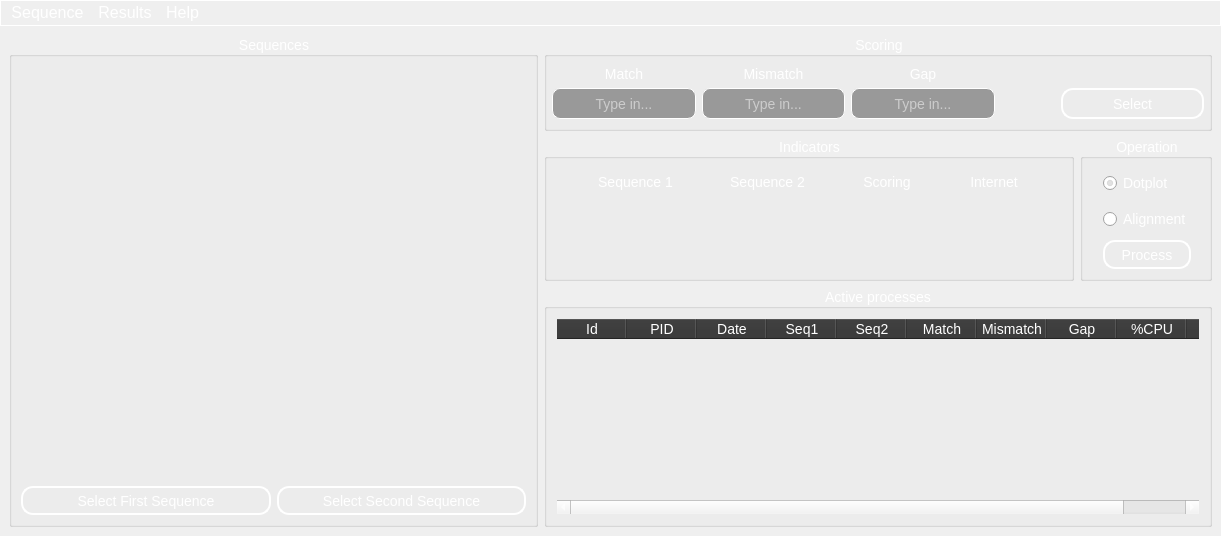
<?xml version="1.0" encoding="UTF-8"?>
<ui version="4.0">
 <class>MainWindow</class>
 <widget class="QMainWindow" name="MainWindow">
  <property name="geometry">
   <rect>
    <x>0</x>
    <y>0</y>
    <width>1221</width>
    <height>536</height>
   </rect>
  </property>
  <property name="font">
   <font>
    <pointsize>12</pointsize>
   </font>
  </property>
  <property name="focusPolicy">
   <enum>Qt::NoFocus</enum>
  </property>
  <property name="windowTitle">
   <string>MainWindow</string>
  </property>
  <property name="styleSheet">
   <string notr="true">QMainWindow {
	border-image: url(&quot;:/background.jpg&quot;);
	background-repeat: no-repeat; 
	background-position: center;
}</string>
  </property>
  <property name="locale">
   <locale language="English" country="UnitedStates"/>
  </property>
  <widget class="QWidget" name="centralwidget">
   <property name="focusPolicy">
    <enum>Qt::NoFocus</enum>
   </property>
   <property name="styleSheet">
    <string notr="true">QWidget {
	font: &quot;Times New Roman&quot;;
    font-size: 14px;
	color: white;
}
QLabel {
	color: white;
	font: italic &quot;Times New Roman&quot;;
}
QLineEdit {
	border-radius: 8px;
	border: 1px solid white;
	background-color: #999999;
	color: white;
}


QPushButton {
    color: white;
    border-radius: 12px;
    border: 2px outset white;
    background-color: qlineargradient(x1: 0.5, y1: 0, x2: 0.5, y2: 1,
    stop: 0 white,
    stop: 0.3 gray,
    stop: 0.6 gray,
    stop: 0.9 darkgray,
    stop: 1 black);
    font-size: 14px;
	font: bold &quot;Times New Roman&quot;;
	height: 25px;
}

QPushButton:pressed {
    background-color: qlineargradient(x1: 0.5, y1: 0, x2: 0.5, y2: 1,
    stop: 0 black,
    stop: 0.3 darkgray,
    stop: 0.6 gray,
    stop: 0.8 gray,
    stop: 1 white);
}

QPushButton:hover {
	border: 4px solid green;
}

QListView {
	background: transparent;
}

QTableWidget {
	background: transparent;
}

QTableWidget::item {
	color: white;
	selection-background-color: qlineargradient(x1: 0, y1: 0, x2: 0, y2: 1,
                                stop: 0 #6a6ea9, stop: 1 #888dd9);
}

QHeaderView::section {
	background-color: #333333;
	color: white;
}
</string>
   </property>
   <layout class="QGridLayout" name="gridLayout_6">
    <item row="2" column="8" rowspan="3">
     <widget class="QGroupBox" name="operationGroupBox">
      <property name="sizePolicy">
       <sizepolicy hsizetype="Minimum" vsizetype="Minimum">
        <horstretch>0</horstretch>
        <verstretch>0</verstretch>
       </sizepolicy>
      </property>
      <property name="minimumSize">
       <size>
        <width>0</width>
        <height>10</height>
       </size>
      </property>
      <property name="title">
       <string>Operation</string>
      </property>
      <property name="alignment">
       <set>Qt::AlignCenter</set>
      </property>
      <layout class="QGridLayout" name="gridLayout_2">
       <property name="leftMargin">
        <number>5</number>
       </property>
       <property name="topMargin">
        <number>9</number>
       </property>
       <property name="rightMargin">
        <number>2</number>
       </property>
       <property name="bottomMargin">
        <number>9</number>
       </property>
       <item row="3" column="0">
        <widget class="QPushButton" name="processBtn">
         <property name="sizePolicy">
          <sizepolicy hsizetype="Minimum" vsizetype="Minimum">
           <horstretch>0</horstretch>
           <verstretch>0</verstretch>
          </sizepolicy>
         </property>
         <property name="minimumSize">
          <size>
           <width>0</width>
           <height>10</height>
          </size>
         </property>
         <property name="text">
          <string>Process</string>
         </property>
        </widget>
       </item>
       <item row="0" column="0">
        <widget class="QRadioButton" name="dotplotRadioBtn">
         <property name="sizePolicy">
          <sizepolicy hsizetype="Fixed" vsizetype="Expanding">
           <horstretch>0</horstretch>
           <verstretch>0</verstretch>
          </sizepolicy>
         </property>
         <property name="minimumSize">
          <size>
           <width>0</width>
           <height>10</height>
          </size>
         </property>
         <property name="layoutDirection">
          <enum>Qt::LeftToRight</enum>
         </property>
         <property name="styleSheet">
          <string notr="true"/>
         </property>
         <property name="text">
          <string>Dotplot</string>
         </property>
         <property name="checked">
          <bool>true</bool>
         </property>
         <property name="autoRepeatInterval">
          <number>5</number>
         </property>
        </widget>
       </item>
       <item row="2" column="0">
        <widget class="QRadioButton" name="alignmentRadioBtn">
         <property name="sizePolicy">
          <sizepolicy hsizetype="Fixed" vsizetype="Expanding">
           <horstretch>0</horstretch>
           <verstretch>0</verstretch>
          </sizepolicy>
         </property>
         <property name="minimumSize">
          <size>
           <width>0</width>
           <height>10</height>
          </size>
         </property>
         <property name="text">
          <string>Alignment</string>
         </property>
        </widget>
       </item>
      </layout>
     </widget>
    </item>
    <item row="5" column="4" rowspan="5" colspan="5">
     <widget class="QGroupBox" name="processesGroupBox">
      <property name="sizePolicy">
       <sizepolicy hsizetype="Expanding" vsizetype="Expanding">
        <horstretch>0</horstretch>
        <verstretch>0</verstretch>
       </sizepolicy>
      </property>
      <property name="title">
       <string>Active processes</string>
      </property>
      <property name="alignment">
       <set>Qt::AlignHCenter|Qt::AlignTop</set>
      </property>
      <layout class="QGridLayout" name="gridLayout_11">
       <property name="topMargin">
        <number>9</number>
       </property>
       <item row="0" column="0">
        <widget class="QTableWidget" name="activeProcTableWidget">
         <property name="styleSheet">
          <string notr="true"/>
         </property>
         <property name="horizontalScrollBarPolicy">
          <enum>Qt::ScrollBarAsNeeded</enum>
         </property>
         <property name="editTriggers">
          <set>QAbstractItemView::NoEditTriggers</set>
         </property>
         <property name="selectionMode">
          <enum>QAbstractItemView::SingleSelection</enum>
         </property>
         <property name="selectionBehavior">
          <enum>QAbstractItemView::SelectRows</enum>
         </property>
         <attribute name="horizontalHeaderCascadingSectionResizes">
          <bool>true</bool>
         </attribute>
         <attribute name="horizontalHeaderMinimumSectionSize">
          <number>70</number>
         </attribute>
         <attribute name="horizontalHeaderDefaultSectionSize">
          <number>70</number>
         </attribute>
         <attribute name="verticalHeaderVisible">
          <bool>false</bool>
         </attribute>
         <column>
          <property name="text">
           <string>Id</string>
          </property>
         </column>
         <column>
          <property name="text">
           <string>PID</string>
          </property>
         </column>
         <column>
          <property name="text">
           <string>Date</string>
          </property>
         </column>
         <column>
          <property name="text">
           <string>Seq1</string>
          </property>
         </column>
         <column>
          <property name="text">
           <string>Seq2</string>
          </property>
         </column>
         <column>
          <property name="text">
           <string>Match</string>
          </property>
         </column>
         <column>
          <property name="text">
           <string>Mismatch</string>
          </property>
         </column>
         <column>
          <property name="text">
           <string>Gap</string>
          </property>
         </column>
         <column>
          <property name="text">
           <string>%CPU</string>
          </property>
         </column>
         <column>
          <property name="text">
           <string>%MEM</string>
          </property>
         </column>
        </widget>
       </item>
      </layout>
     </widget>
    </item>
    <item row="0" column="0" rowspan="10" colspan="4">
     <widget class="QGroupBox" name="seqGroupBox">
      <property name="sizePolicy">
       <sizepolicy hsizetype="Expanding" vsizetype="Expanding">
        <horstretch>0</horstretch>
        <verstretch>0</verstretch>
       </sizepolicy>
      </property>
      <property name="minimumSize">
       <size>
        <width>50</width>
        <height>0</height>
       </size>
      </property>
      <property name="title">
       <string>Sequences</string>
      </property>
      <property name="alignment">
       <set>Qt::AlignCenter</set>
      </property>
      <layout class="QGridLayout" name="gridLayout">
       <item row="9" column="2" colspan="2">
        <widget class="QPushButton" name="selectSeqSecBtn">
         <property name="sizePolicy">
          <sizepolicy hsizetype="Expanding" vsizetype="Fixed">
           <horstretch>0</horstretch>
           <verstretch>0</verstretch>
          </sizepolicy>
         </property>
         <property name="text">
          <string>Select Second Sequence</string>
         </property>
        </widget>
       </item>
       <item row="0" column="0" rowspan="9" colspan="4">
        <widget class="DragNDropListWidget" name="seq1ListWidget">
         <property name="sizePolicy">
          <sizepolicy hsizetype="Expanding" vsizetype="Expanding">
           <horstretch>0</horstretch>
           <verstretch>0</verstretch>
          </sizepolicy>
         </property>
         <property name="styleSheet">
          <string notr="true">QListView::item {
	color: white;
}

QListView::item:selected:!active {
    background: qlineargradient(x1: 0, y1: 0, x2: 0, y2: 1,
                                stop: 0 #6a6ea9, stop: 1 #888dd9);
}

QListView::item:selected:active {
    background: qlineargradient(x1: 0, y1: 0, x2: 0, y2: 1,
                                stop: 0 #6a6ea9, stop: 1 #888dd9);
}</string>
         </property>
         <property name="isWrapping" stdset="0">
          <bool>false</bool>
         </property>
         <property name="wordWrap">
          <bool>true</bool>
         </property>
        </widget>
       </item>
       <item row="9" column="0" colspan="2">
        <widget class="QPushButton" name="selectSeqFirstBtn">
         <property name="sizePolicy">
          <sizepolicy hsizetype="Expanding" vsizetype="Fixed">
           <horstretch>0</horstretch>
           <verstretch>0</verstretch>
          </sizepolicy>
         </property>
         <property name="styleSheet">
          <string notr="true"/>
         </property>
         <property name="text">
          <string>Select First Sequence</string>
         </property>
        </widget>
       </item>
      </layout>
     </widget>
    </item>
    <item row="2" column="4" rowspan="3" colspan="4">
     <widget class="QGroupBox" name="indicatorsGroupBox">
      <property name="sizePolicy">
       <sizepolicy hsizetype="Minimum" vsizetype="Minimum">
        <horstretch>0</horstretch>
        <verstretch>0</verstretch>
       </sizepolicy>
      </property>
      <property name="minimumSize">
       <size>
        <width>0</width>
        <height>100</height>
       </size>
      </property>
      <property name="title">
       <string>Indicators</string>
      </property>
      <property name="alignment">
       <set>Qt::AlignCenter</set>
      </property>
      <layout class="QGridLayout" name="gridLayout_3">
       <property name="leftMargin">
        <number>0</number>
       </property>
       <property name="topMargin">
        <number>0</number>
       </property>
       <property name="rightMargin">
        <number>0</number>
       </property>
       <property name="bottomMargin">
        <number>2</number>
       </property>
       <item row="1" column="3">
        <widget class="QLabel" name="internetConnLbl">
         <property name="sizePolicy">
          <sizepolicy hsizetype="Fixed" vsizetype="Fixed">
           <horstretch>0</horstretch>
           <verstretch>0</verstretch>
          </sizepolicy>
         </property>
         <property name="minimumSize">
          <size>
           <width>50</width>
           <height>50</height>
          </size>
         </property>
         <property name="text">
          <string/>
         </property>
         <property name="alignment">
          <set>Qt::AlignCenter</set>
         </property>
        </widget>
       </item>
       <item row="0" column="1">
        <widget class="QLabel" name="label_2">
         <property name="sizePolicy">
          <sizepolicy hsizetype="Fixed" vsizetype="Preferred">
           <horstretch>0</horstretch>
           <verstretch>0</verstretch>
          </sizepolicy>
         </property>
         <property name="minimumSize">
          <size>
           <width>50</width>
           <height>20</height>
          </size>
         </property>
         <property name="text">
          <string>Sequence 2</string>
         </property>
         <property name="alignment">
          <set>Qt::AlignCenter</set>
         </property>
        </widget>
       </item>
       <item row="1" column="2">
        <widget class="QLabel" name="scoringLedLbl">
         <property name="sizePolicy">
          <sizepolicy hsizetype="Fixed" vsizetype="Fixed">
           <horstretch>0</horstretch>
           <verstretch>0</verstretch>
          </sizepolicy>
         </property>
         <property name="minimumSize">
          <size>
           <width>50</width>
           <height>50</height>
          </size>
         </property>
         <property name="styleSheet">
          <string notr="true"/>
         </property>
         <property name="text">
          <string/>
         </property>
         <property name="scaledContents">
          <bool>false</bool>
         </property>
         <property name="alignment">
          <set>Qt::AlignCenter</set>
         </property>
        </widget>
       </item>
       <item row="1" column="0">
        <widget class="QLabel" name="seqFirstLedLbl">
         <property name="sizePolicy">
          <sizepolicy hsizetype="Fixed" vsizetype="Fixed">
           <horstretch>0</horstretch>
           <verstretch>0</verstretch>
          </sizepolicy>
         </property>
         <property name="minimumSize">
          <size>
           <width>50</width>
           <height>50</height>
          </size>
         </property>
         <property name="styleSheet">
          <string notr="true"/>
         </property>
         <property name="text">
          <string/>
         </property>
         <property name="alignment">
          <set>Qt::AlignCenter</set>
         </property>
        </widget>
       </item>
       <item row="0" column="0">
        <widget class="QLabel" name="label">
         <property name="sizePolicy">
          <sizepolicy hsizetype="Fixed" vsizetype="Preferred">
           <horstretch>0</horstretch>
           <verstretch>0</verstretch>
          </sizepolicy>
         </property>
         <property name="minimumSize">
          <size>
           <width>50</width>
           <height>20</height>
          </size>
         </property>
         <property name="text">
          <string>Sequence 1</string>
         </property>
         <property name="alignment">
          <set>Qt::AlignCenter</set>
         </property>
        </widget>
       </item>
       <item row="1" column="1">
        <widget class="QLabel" name="seqSecLedLbl">
         <property name="sizePolicy">
          <sizepolicy hsizetype="Fixed" vsizetype="Fixed">
           <horstretch>0</horstretch>
           <verstretch>0</verstretch>
          </sizepolicy>
         </property>
         <property name="minimumSize">
          <size>
           <width>50</width>
           <height>50</height>
          </size>
         </property>
         <property name="styleSheet">
          <string notr="true"/>
         </property>
         <property name="text">
          <string/>
         </property>
         <property name="scaledContents">
          <bool>false</bool>
         </property>
         <property name="alignment">
          <set>Qt::AlignCenter</set>
         </property>
        </widget>
       </item>
       <item row="0" column="3">
        <widget class="QLabel" name="label_4">
         <property name="sizePolicy">
          <sizepolicy hsizetype="Fixed" vsizetype="Preferred">
           <horstretch>0</horstretch>
           <verstretch>0</verstretch>
          </sizepolicy>
         </property>
         <property name="minimumSize">
          <size>
           <width>50</width>
           <height>20</height>
          </size>
         </property>
         <property name="text">
          <string>Internet</string>
         </property>
         <property name="alignment">
          <set>Qt::AlignCenter</set>
         </property>
        </widget>
       </item>
       <item row="0" column="2">
        <widget class="QLabel" name="label_3">
         <property name="sizePolicy">
          <sizepolicy hsizetype="Fixed" vsizetype="Fixed">
           <horstretch>0</horstretch>
           <verstretch>0</verstretch>
          </sizepolicy>
         </property>
         <property name="minimumSize">
          <size>
           <width>50</width>
           <height>20</height>
          </size>
         </property>
         <property name="text">
          <string>Scoring</string>
         </property>
         <property name="alignment">
          <set>Qt::AlignCenter</set>
         </property>
        </widget>
       </item>
      </layout>
     </widget>
    </item>
    <item row="0" column="4" rowspan="2" colspan="5">
     <widget class="QGroupBox" name="scoringGroupBox">
      <property name="sizePolicy">
       <sizepolicy hsizetype="Minimum" vsizetype="Minimum">
        <horstretch>0</horstretch>
        <verstretch>0</verstretch>
       </sizepolicy>
      </property>
      <property name="minimumSize">
       <size>
        <width>0</width>
        <height>0</height>
       </size>
      </property>
      <property name="sizeIncrement">
       <size>
        <width>1</width>
        <height>0</height>
       </size>
      </property>
      <property name="baseSize">
       <size>
        <width>0</width>
        <height>0</height>
       </size>
      </property>
      <property name="title">
       <string>Scoring</string>
      </property>
      <property name="alignment">
       <set>Qt::AlignCenter</set>
      </property>
      <layout class="QGridLayout" name="gridLayout_4">
       <property name="sizeConstraint">
        <enum>QLayout::SetDefaultConstraint</enum>
       </property>
       <property name="leftMargin">
        <number>5</number>
       </property>
       <property name="topMargin">
        <number>9</number>
       </property>
       <property name="rightMargin">
        <number>5</number>
       </property>
       <property name="bottomMargin">
        <number>9</number>
       </property>
       <item row="0" column="2">
        <widget class="QLabel" name="label_9">
         <property name="sizePolicy">
          <sizepolicy hsizetype="Minimum" vsizetype="Fixed">
           <horstretch>0</horstretch>
           <verstretch>0</verstretch>
          </sizepolicy>
         </property>
         <property name="text">
          <string>Gap</string>
         </property>
         <property name="alignment">
          <set>Qt::AlignCenter</set>
         </property>
        </widget>
       </item>
       <item row="0" column="1">
        <widget class="QLabel" name="label_8">
         <property name="sizePolicy">
          <sizepolicy hsizetype="Minimum" vsizetype="Fixed">
           <horstretch>0</horstretch>
           <verstretch>0</verstretch>
          </sizepolicy>
         </property>
         <property name="minimumSize">
          <size>
           <width>0</width>
           <height>0</height>
          </size>
         </property>
         <property name="text">
          <string>Mismatch</string>
         </property>
         <property name="alignment">
          <set>Qt::AlignCenter</set>
         </property>
        </widget>
       </item>
       <item row="1" column="1">
        <widget class="QLineEdit" name="mismatchLineEdit">
         <property name="sizePolicy">
          <sizepolicy hsizetype="Minimum" vsizetype="Minimum">
           <horstretch>0</horstretch>
           <verstretch>0</verstretch>
          </sizepolicy>
         </property>
         <property name="minimumSize">
          <size>
           <width>0</width>
           <height>0</height>
          </size>
         </property>
         <property name="focusPolicy">
          <enum>Qt::ClickFocus</enum>
         </property>
         <property name="alignment">
          <set>Qt::AlignCenter</set>
         </property>
         <property name="placeholderText">
          <string>Type in...</string>
         </property>
        </widget>
       </item>
       <item row="1" column="2">
        <widget class="QLineEdit" name="gapLineEdit">
         <property name="sizePolicy">
          <sizepolicy hsizetype="Minimum" vsizetype="Minimum">
           <horstretch>0</horstretch>
           <verstretch>0</verstretch>
          </sizepolicy>
         </property>
         <property name="minimumSize">
          <size>
           <width>0</width>
           <height>0</height>
          </size>
         </property>
         <property name="focusPolicy">
          <enum>Qt::ClickFocus</enum>
         </property>
         <property name="alignment">
          <set>Qt::AlignCenter</set>
         </property>
         <property name="placeholderText">
          <string>Type in...</string>
         </property>
        </widget>
       </item>
       <item row="0" column="0">
        <widget class="QLabel" name="label_10">
         <property name="sizePolicy">
          <sizepolicy hsizetype="Minimum" vsizetype="Fixed">
           <horstretch>0</horstretch>
           <verstretch>0</verstretch>
          </sizepolicy>
         </property>
         <property name="text">
          <string>Match</string>
         </property>
         <property name="scaledContents">
          <bool>false</bool>
         </property>
         <property name="alignment">
          <set>Qt::AlignCenter</set>
         </property>
        </widget>
       </item>
       <item row="1" column="0">
        <widget class="QLineEdit" name="matchLineEdit">
         <property name="sizePolicy">
          <sizepolicy hsizetype="Minimum" vsizetype="Minimum">
           <horstretch>0</horstretch>
           <verstretch>0</verstretch>
          </sizepolicy>
         </property>
         <property name="minimumSize">
          <size>
           <width>0</width>
           <height>0</height>
          </size>
         </property>
         <property name="focusPolicy">
          <enum>Qt::ClickFocus</enum>
         </property>
         <property name="alignment">
          <set>Qt::AlignCenter</set>
         </property>
         <property name="placeholderText">
          <string>Type in...</string>
         </property>
         <property name="clearButtonEnabled">
          <bool>false</bool>
         </property>
        </widget>
       </item>
       <item row="1" column="4">
        <widget class="QPushButton" name="fetchScoringBtn">
         <property name="sizePolicy">
          <sizepolicy hsizetype="Minimum" vsizetype="Minimum">
           <horstretch>0</horstretch>
           <verstretch>0</verstretch>
          </sizepolicy>
         </property>
         <property name="text">
          <string>Select</string>
         </property>
        </widget>
       </item>
       <item row="1" column="3">
        <spacer name="horizontalSpacer">
         <property name="orientation">
          <enum>Qt::Horizontal</enum>
         </property>
         <property name="sizeType">
          <enum>QSizePolicy::Minimum</enum>
         </property>
         <property name="sizeHint" stdset="0">
          <size>
           <width>60</width>
           <height>20</height>
          </size>
         </property>
        </spacer>
       </item>
      </layout>
     </widget>
    </item>
   </layout>
  </widget>
  <widget class="QMenuBar" name="menubar">
   <property name="geometry">
    <rect>
     <x>0</x>
     <y>0</y>
     <width>1221</width>
     <height>23</height>
    </rect>
   </property>
   <property name="sizePolicy">
    <sizepolicy hsizetype="MinimumExpanding" vsizetype="Preferred">
     <horstretch>0</horstretch>
     <verstretch>0</verstretch>
    </sizepolicy>
   </property>
   <property name="styleSheet">
    <string notr="true">QMenuBar {
	border: 1px solid white;
	background: transparent;
	color: white;
}

QMenuBar::item {
	color: white;
}

QMenuBar::item:selected {
	border: 1px solid white;
	color: white;
}</string>
   </property>
   <widget class="QMenu" name="menuSequence">
    <property name="title">
     <string>Sequence</string>
    </property>
    <addaction name="seqFromNetAction"/>
   </widget>
   <widget class="QMenu" name="menuHelp">
    <property name="title">
     <string>Help</string>
    </property>
    <addaction name="helpAboutAction"/>
   </widget>
   <widget class="QMenu" name="menuResults">
    <property name="title">
     <string>Results</string>
    </property>
    <addaction name="resultsImportAction"/>
    <addaction name="resultsShowAction"/>
   </widget>
   <addaction name="menuSequence"/>
   <addaction name="menuResults"/>
   <addaction name="menuHelp"/>
  </widget>
  <action name="seqImportAction">
   <property name="text">
    <string>Import</string>
   </property>
  </action>
  <action name="helpAboutAction">
   <property name="text">
    <string>About...</string>
   </property>
  </action>
  <action name="scoringImportAction">
   <property name="text">
    <string>Import</string>
   </property>
  </action>
  <action name="resultsImportAction">
   <property name="text">
    <string>Import</string>
   </property>
  </action>
  <action name="resultsShowAction">
   <property name="text">
    <string>Show</string>
   </property>
  </action>
  <action name="seqFromNetAction">
   <property name="text">
    <string>Get from the Internet</string>
   </property>
  </action>
 </widget>
 <customwidgets>
  <customwidget>
   <class>DragNDropListWidget</class>
   <extends>QListWidget</extends>
   <header>Views.dragNDropListWidget</header>
  </customwidget>
 </customwidgets>
 <resources/>
 <connections/>
</ui>
